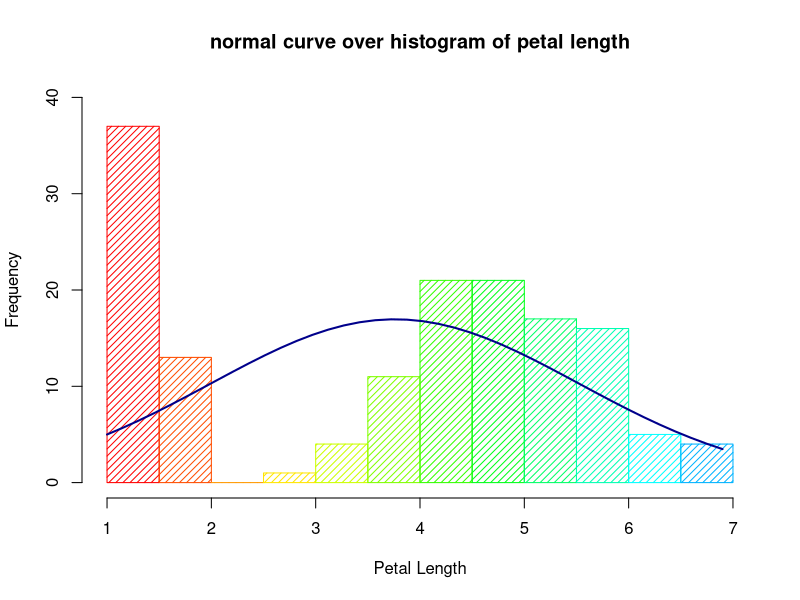
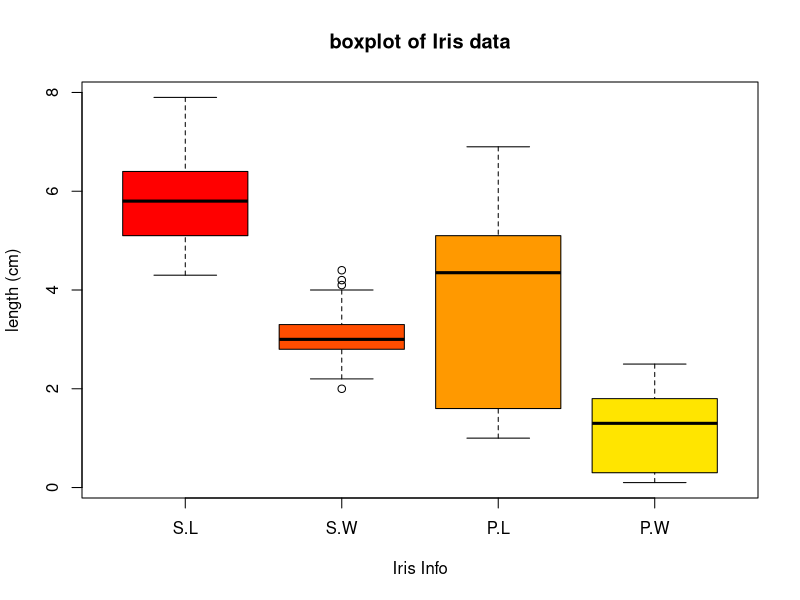
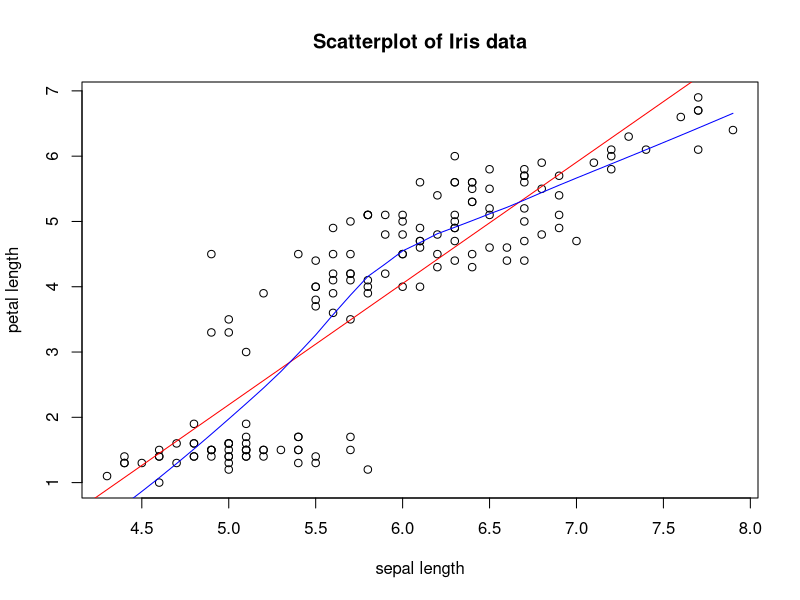
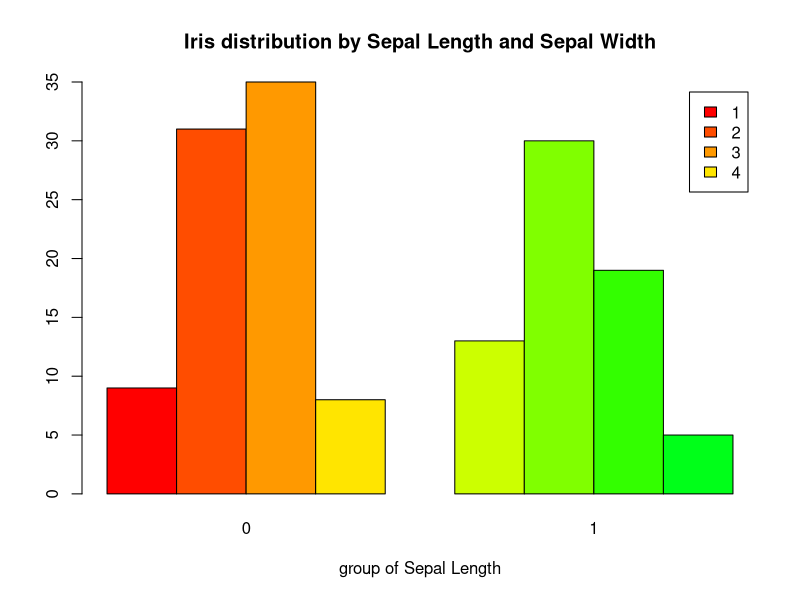

Write R code to recreate these figures, in order.
## week one asignment
## Part one

## set working directory
setwd("D:\\Adv.program\\weekone")

## load data set
#library(datasets)
#data("iris")
#summary(iris)
mydata = read.csv("DATASET1.csv", header = T)

## add a new column based on petal length
mydata$sl.group <- findInterval(mydata$Sepal.Length, c(0, 5, 6, 7, 8), rightmost.closed = T)

## write to new file
write.table(head(mydata), file = "MYOUTFILE.txt", sep = "\t", row.names = F)

## add a new column based on survival status
mydata$sw.group <- as.numeric(mydata$Sepal.Width > 3)

## ANOVA function
functionanova <- function(x, y, datasource){
  results = aov(y ~ x, data = datasource)
  capture.output(summary(results), append = T, file = "MYOUTFILE.txt")
  #return(summary(results))
}

## T-test function
functionttest <- function(x, y){
  results = t.test(y ~ x)
  capture.output(results, append = T, file = "MYOUTFILE.txt")
  #return(results)
}

## Z-test function
functionztest <- function(data, mu){
  one.tail.p <- NULL
  #popvar <- (var(data) * ((length(data) - 1) / length(n)))
  popvar <- sum((data - mean(data))^2) / length(data)
  zeta <- round((mean(data) - mu) / (popvar / sqrt(length(data))), 3)
  one.tail.p <- round(pnorm(abs(zeta), lower.tail = F), 3)
  cat(" z =", zeta, "\n",
      "one-tailed propability =", one.tail.p, "\n",
      "two-tailed probability =", 2*one.tail.p, "\n",
      file = "MYOUTFILE.txt", append = T)
  #capture.output(results, append = T, file = "MYOUTFILE.txt")
}

## summary satistics function
functionsummary <- function(data){
  results <- summary(data)
  capture.output(results, append = T, file = "MYOUTFILE.txt")
}

## ANOVA
a_response <- mydata$Sepal.Length
a_factors <- mydata$Petal.Length

aov_result <- functionanova(a_factors, a_response, mydata)

## T-test
t_response <- mydata$Sepal.Width
t_factors <- mydata$sw.group

t_result <- functionttest(t_factors, t_response)

## Z-test
pldata <- mydata$Petal.Length

# plot histogram of petal length
png(filename = "histogram.png")
h <- hist(pldata, breaks = 20, density = 20,
          xlab = "Petal Length", main = "normal curve over histogram of petal length",
          col = rainbow(20), ylim=c(0,40)) 
xfit <- seq(min(pldata), max(pldata), length = 40) 
yfit <- dnorm(xfit, mean = mean(pldata), sd = sd(pldata)) 
yfit <- yfit * diff(h$mids[1:2]) * length(pldata) 

lines(xfit, yfit, col = "darkblue", lwd = 2)
dev.off()

# set mu = 3
mu <- 3
z_result <- functionztest(pldata, mu)

## statistical summary
s_summary <- functionsummary(pldata)

## Boxplot
png(filename = "boxplot.png")
mylabels <- c("S.L", "S.W", "P.L", "P.W")
boxplot(mydata$Sepal.Length, mydata$Sepal.Width, mydata$Petal.Length, mydata$Petal.Width,
        names = mylabels, col = rainbow(20), ylab = "length (cm)", xlab = "Iris Info",
        main = "boxplot of Iris data")
dev.off()

## Scatterplot
png(filename = "scatterplot.png")
plot(mydata$Sepal.Length, mydata$Petal.Length, main = "Scatterplot of Iris data",
     xlab = "sepal length", ylab = "petal length")
abline(lm(mydata$Petal.Length ~ mydata$Sepal.Length), col = "red")
lines(lowess(mydata$Sepal.Length, mydata$Petal.Length), col = "blue")
dev.off()

## multiple barplot
png(filename = "barplot.png")
labels = c("setosa", "versicolor", "virginica")
counts <- table(mydata$sl.group, mydata$sw.group)
barplot(counts, main = "Iris distribution by Sepal Length and Sepal Width",
        xlab = "group of Sepal Length", col = rainbow(20),
        legend = row.names(counts), beside = T)
dev.off()